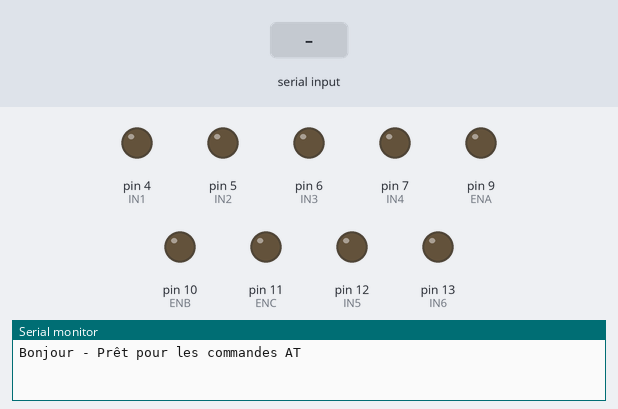
A sketch run on a simulated Arduino Uno, built with avr-gcc and run on an emulated ATmega328P. Parts: output pins drawn as LEDs (lit = HIGH), the last lines printed to the serial monitor. Inputs (shaded band) come from the test bench.

Above: at 1.7 s.
1.8 s: "Z" received over the second serial link
At 3.0 s:
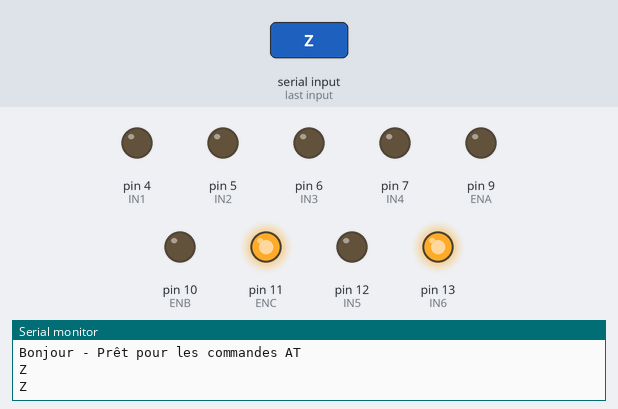
3.3 s: "S" received over the second serial link
At 4.2 s:
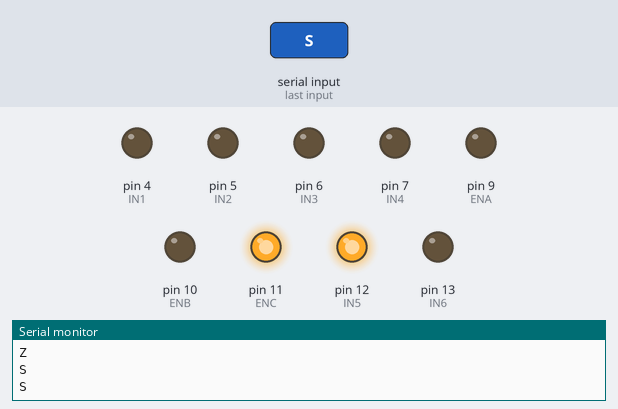
4.8 s: "I" received over the second serial link
At 5.4 s:
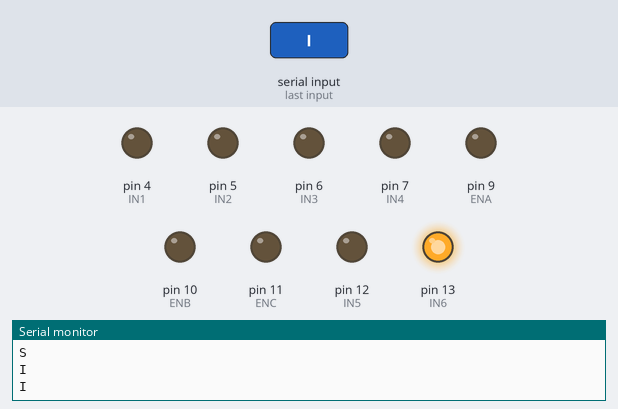
6.3 s: "P" received over the second serial link
At 8.4 s:
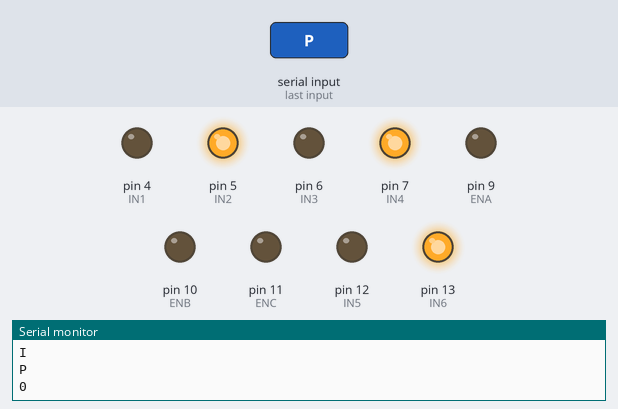
8.7 s: "A90\n" received over the second serial link
At 9.6 s:
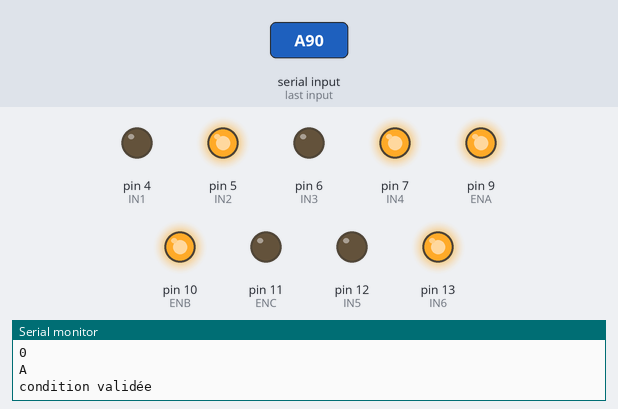
10.2 s: "B90\n" received over the second serial link
At 10.7 s:
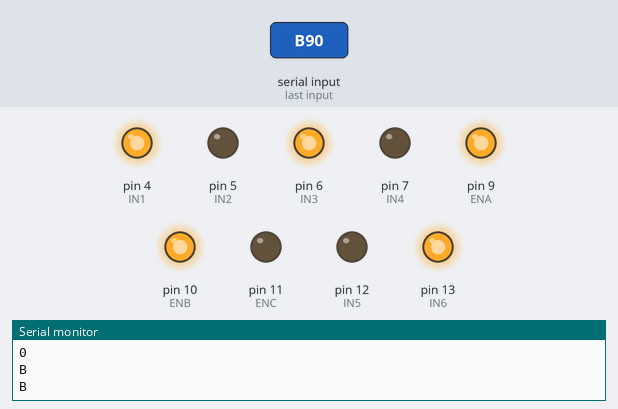
Timing chart, 0 to 12.7 s (numbered marks = the images above; inputs shaded):
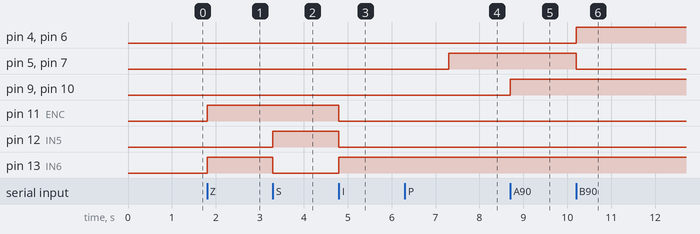

Measured:
- after the input at 1.8 s, pin 11 (ENC), pin 13 (IN6): LOW → HIGH at once
- after the input at 3.3 s, pin 12 (IN5): LOW → HIGH at once; pin 13 (IN6): HIGH → LOW at once
- after the input at 4.8 s, pin 11 (ENC), pin 12 (IN5): HIGH → LOW at once; pin 13 (IN6): LOW → HIGH at once
- after the input at 6.3 s, pin 5 (IN2), pin 7 (IN4): LOW → HIGH after 1.0 s
- after the input at 8.7 s, pin 9 (ENA), pin 10 (ENB): LOW → HIGH at once
- after the input at 10.2 s, pin 4 (IN1), pin 6 (IN3): LOW → HIGH at once; pin 5 (IN2), pin 7 (IN4): HIGH → LOW at once

The sketch:

_code.final_.moteur_zeppelin_bluetooth.ino
```cpp
#include <SoftwareSerial.h>
#define RX 3
#define TX 2
SoftwareSerial BlueT(RX,TX);
char Data;
int PWM=128;


//-- MOTEUR A --
int ENA=9; //Connecté à Arduino pin 9(sortie PWM)
int IN1=4; //Connecté à Arduino pin 4
int IN2=5; //Connecté à Arduino pin 5
//-- MOTEUR B --
int ENB=10; //Connecté à Arduino pin 10(Sortie PWM)
int IN3=6; //Connecté à Arduino pin 6
int IN4=7; //Connecté à Arduino pin 7
//-- MOTEUR C --
int ENC=11;
int IN5=12;
int IN6=13;
void setup() {
  pinMode(ENA,OUTPUT); // Configurer
  pinMode(ENB,OUTPUT); // les broches
  pinMode(ENC,OUTPUT);
  pinMode(IN1,OUTPUT); // comme sortie
  pinMode(IN2,OUTPUT);
  pinMode(IN3,OUTPUT);
  pinMode(IN4,OUTPUT);
  pinMode(IN5,OUTPUT);
  pinMode(IN6,OUTPUT);

  digitalWrite(ENA,LOW);// Moteur latéral A - Ne pas tourner
  digitalWrite(ENB,LOW);// Moteur latéral B - Ne pas tourner
  digitalWrite(ENC,LOW); //Moteur C

  Serial.begin(9600);
  Serial.println("Bonjour - Prêt pour les commandes AT");
  BlueT.begin(9600);
  delay(500);
  }

//Quand on est en LOW - HIGH -> 255
//Quand on est en HIGH - LOW -> 0
void loop() {


  if (BlueT.available()) {
    Data=BlueT.read();
    Serial.println(Data);
    //Serial.print(char(BlueT.read()));


  if (Data=='A') {
    Serial.println("condition validée");
    digitalWrite(IN1,LOW);
    digitalWrite(IN2,HIGH);
    digitalWrite(IN3,LOW);
    digitalWrite(IN4,HIGH);
    analogWrite(ENA,255);
    analogWrite(ENB,255);
    delay(1000);
    }

  if (Data=='B'){
    digitalWrite(IN1,HIGH);
    digitalWrite(IN2,LOW);
    digitalWrite(IN3,HIGH);
    digitalWrite(IN4,LOW);
    analogWrite(ENA,255);
    analogWrite(ENB,255);
    Serial.println(Data);
    delay(1000);
    }

  if (Data=='O'){
    digitalWrite(IN1,LOW);
    digitalWrite(IN2,LOW);
    digitalWrite(IN3,HIGH);
    digitalWrite(IN4,HIGH);
    analogWrite(ENA,0);
    analogWrite(ENB,0);
    Serial.println(Data);
    delay(1000);}

  if (Data=='R'){
    digitalWrite(IN1,HIGH);
    digitalWrite(IN2,LOW);
    digitalWrite(IN3,LOW);
    digitalWrite(IN4,HIGH);
    analogWrite(ENA,0);
    analogWrite(ENB,255);
    Serial.println(Data);
    delay(1000);
    }
  if (Data=='L'){
    digitalWrite(IN1,LOW);
    digitalWrite(IN2,HIGH);
    digitalWrite(IN3,HIGH);
    digitalWrite(IN4,HIGH);
    analogWrite(ENA,255);
    analogWrite(ENB,0);
    Serial.println(Data);
    delay(1000);
    }
  if (Data=='Z'){
    digitalWrite(IN5,LOW);
    digitalWrite(IN6,HIGH);
    analogWrite(ENC,255);
    Serial.println(Data);
    delay(1000);
  }

  if (Data=='S'){
    digitalWrite(IN5,HIGH);
    digitalWrite(IN6,LOW);
    analogWrite(ENC,255);
    Serial.println(Data);
    delay(1000);
  }
  if (Data=='I'){
    digitalWrite(IN5,LOW);
    digitalWrite(IN6,HIGH);
    analogWrite(ENC,0);
    Serial.println(Data);
    delay(1000);
  }

  if (Data=='P') {
  PWM=BlueT.parseInt();
  Serial.println(PWM);
  digitalWrite(IN1,LOW);
  digitalWrite(IN2,HIGH);
  digitalWrite(IN3,LOW);
  digitalWrite(IN4,HIGH);
  analogWrite(ENA, PWM);
  analogWrite(ENB,PWM);
}
  }
}
```
